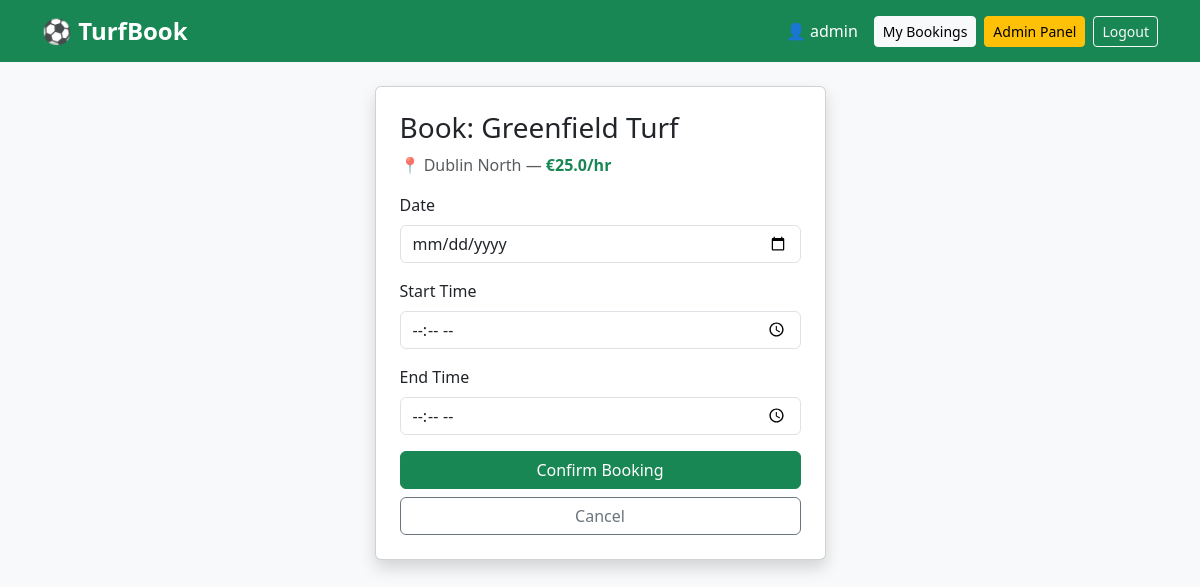
The app's page /book/1 (signed in) with its own data.
### tables this page shows
CREATE TABLE turfs (
            id INTEGER PRIMARY KEY AUTOINCREMENT,
            name TEXT NOT NULL,
            location TEXT NOT NULL,
            price_per_hour REAL NOT NULL,
            available INTEGER DEFAULT 1
        );

### app.py (the view, shortened to what this page needs)
@app.route('/book/<int:turf_id>', methods=['GET','POST'])
def book(turf_id):
    if 'user_id' not in session:
        return redirect('/login')
    db = get_db()
    turf = db.execute("SELECT * FROM turfs WHERE id=?", (turf_id,)).fetchone()
    db.close()
    return render_template('book.html', turf=turf)

### database.py (called while the page is built)
def get_db():
    conn = sqlite3.connect('turf.db')
    conn.row_factory = sqlite3.Row
    return conn

### templates/book.html
{% extends 'base.html' %}
{% block content %}
<div class="row justify-content-center">
<div class="col-md-5">
    <div class="card shadow p-4">
        <h3>Book: {{ turf.name }}</h3>
        <p class="text-muted">📍 {{ turf.location }} — <strong class="text-success">€{{ turf.price_per_hour }}/hr</strong></p>
        <form method="POST">
            <div class="mb-3">
                <label class="form-label">Date</label>
                <input type="date" name="date" class="form-control" required>
            </div>
            <div class="mb-3">
                <label class="form-label">Start Time</label>
                <input type="time" name="start_time" class="form-control" required>
            </div>
            <div class="mb-3">
                <label class="form-label">End Time</label>
                <input type="time" name="end_time" class="form-control" required>
            </div>
            <button class="btn btn-success w-100">Confirm Booking</button>
            <a href="/" class="btn btn-outline-secondary w-100 mt-2">Cancel</a>
        </form>
    </div>
</div>
</div>
{% endblock %}

### records on screen
turfs: name "Greenfield Turf", location "Dublin North", price_per_hour "25.0"

### other values on screen
{{ session.username }} "admin"
